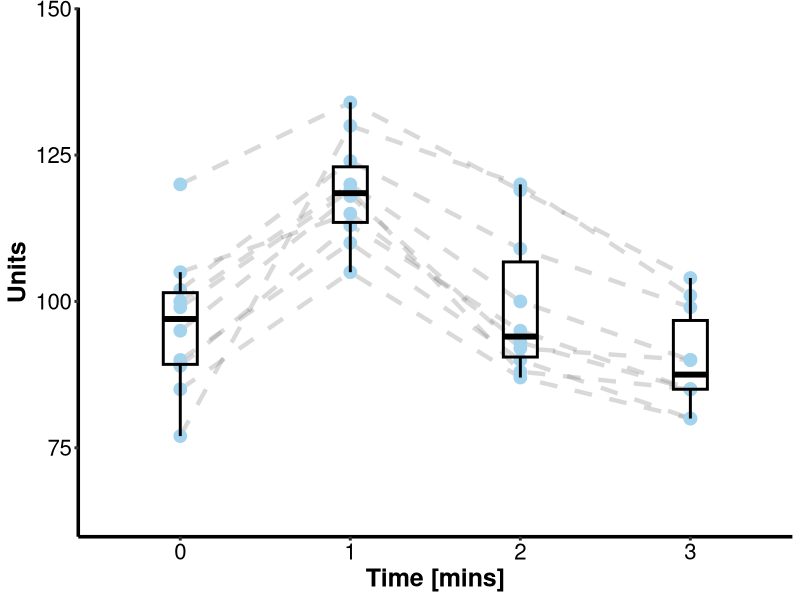

Write the R code that produced this figure.
install.packages("ggplot2")
install.packages("readr")
library(ggplot2)
library(readr)

# Read the data in from a separate file in long format. Six subjects each with 4 timepoints.
# test comment

test = data.frame(read_csv("./test_data.csv"))

# Create a nice theme

theme_update(axis.line.y = element_line(colour="black"),
             axis.line.x = element_line(colour="black"),
             axis.text = element_text(colour="black"),
             panel.grid.major = element_blank(),
             panel.grid.minor = element_blank(),
             panel.background = element_blank(),
             axis.text.x  = element_text(size=16),
             axis.text.y  = element_text(size=16),
             axis.title.x  = element_text(size=18,vjust=1, face="bold"),
             axis.title.y  = element_text(size=18, face = "bold", vjust=1, angle = 90),
             axis.line = element_line(size = 1.2, linetype = "solid"),
             axis.ticks = element_line(size = 1), legend.position="none")


# Dot and box plot with joined lines

ggplot(data=test, aes (x=factor(Time), y= Value)) +
  geom_line(aes(group=ID), alpha=I(0.3), colour = "grey50", lwd=1.5, linetype="dashed") +
  geom_point(size = 4, colour = "lightskyblue2") +
  scale_y_continuous (limits=c(60,150), expand=c(0,0.2)) +
  xlab("Time [mins]") +
  ylab("Units") +
  geom_boxplot(outlier.shape=NA, fill= NA,  colour="black", width=0.2, lwd=1)
